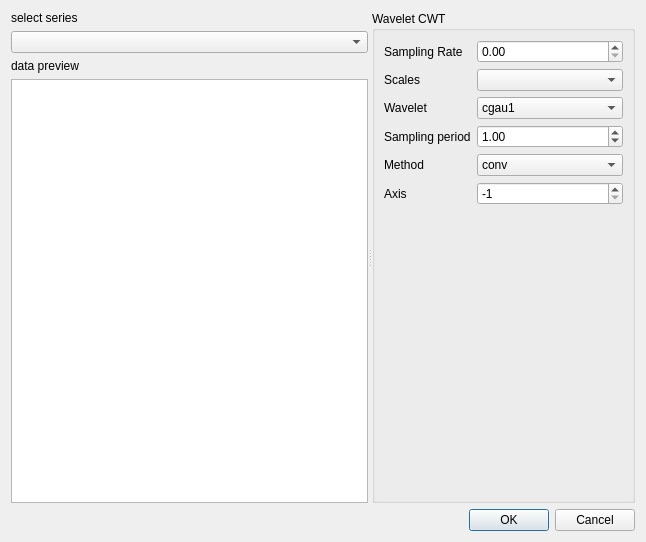
<?xml version="1.0" encoding="UTF-8"?>
<ui version="4.0">
 <class>DialogWaveletCWTSetting</class>
 <widget class="QDialog" name="DialogWaveletCWTSetting">
  <property name="geometry">
   <rect>
    <x>0</x>
    <y>0</y>
    <width>646</width>
    <height>542</height>
   </rect>
  </property>
  <property name="windowTitle">
   <string>Wavelet CWT</string>
  </property>
  <layout class="QVBoxLayout" name="verticalLayout_2">
   <item>
    <widget class="QSplitter" name="splitter">
     <property name="orientation">
      <enum>Qt::Horizontal</enum>
     </property>
     <widget class="QWidget" name="layoutWidget">
      <layout class="QVBoxLayout" name="verticalLayout">
       <item>
        <widget class="QLabel" name="label">
         <property name="text">
          <string>select series</string>
         </property>
        </widget>
       </item>
       <item>
        <widget class="DA::DADataManagerComboBox" name="comboBoxDataMgr"/>
       </item>
       <item>
        <widget class="QLabel" name="label_2">
         <property name="text">
          <string>data preview</string>
         </property>
        </widget>
       </item>
       <item>
        <widget class="QTableView" name="tableViewPreview"/>
       </item>
      </layout>
     </widget>
     <widget class="QGroupBox" name="groupBoxPeakAnalysis">
      <property name="title">
       <string>Wavelet CWT</string>
      </property>
      <layout class="QGridLayout" name="gridLayout">
       <item row="4" column="0">
        <widget class="QLabel" name="labelMethod">
         <property name="text">
          <string>Method</string>
         </property>
        </widget>
       </item>
       <item row="1" column="0">
        <widget class="QLabel" name="labelScales">
         <property name="text">
          <string>Scales</string>
         </property>
        </widget>
       </item>
       <item row="2" column="1" colspan="2">
        <widget class="QComboBox" name="comboBoxWavelet">
         <item>
          <property name="text">
           <string>cgau1</string>
          </property>
         </item>
         <item>
          <property name="text">
           <string>cgau2</string>
          </property>
         </item>
         <item>
          <property name="text">
           <string>cgau3</string>
          </property>
         </item>
         <item>
          <property name="text">
           <string>cgau4</string>
          </property>
         </item>
         <item>
          <property name="text">
           <string>cgau5</string>
          </property>
         </item>
         <item>
          <property name="text">
           <string>cgau6</string>
          </property>
         </item>
         <item>
          <property name="text">
           <string>cgau7</string>
          </property>
         </item>
         <item>
          <property name="text">
           <string>cgau8</string>
          </property>
         </item>
         <item>
          <property name="text">
           <string>cmor</string>
          </property>
         </item>
         <item>
          <property name="text">
           <string>fbsp</string>
          </property>
         </item>
         <item>
          <property name="text">
           <string>gaus1</string>
          </property>
         </item>
         <item>
          <property name="text">
           <string>gaus2</string>
          </property>
         </item>
         <item>
          <property name="text">
           <string>gaus3</string>
          </property>
         </item>
         <item>
          <property name="text">
           <string>gaus4</string>
          </property>
         </item>
         <item>
          <property name="text">
           <string>gaus5</string>
          </property>
         </item>
         <item>
          <property name="text">
           <string>gaus6</string>
          </property>
         </item>
         <item>
          <property name="text">
           <string>gaus7</string>
          </property>
         </item>
         <item>
          <property name="text">
           <string>gaus8</string>
          </property>
         </item>
         <item>
          <property name="text">
           <string>mexh</string>
          </property>
         </item>
         <item>
          <property name="text">
           <string>morl</string>
          </property>
         </item>
         <item>
          <property name="text">
           <string>shan</string>
          </property>
         </item>
        </widget>
       </item>
       <item row="0" column="1" colspan="2">
        <widget class="QDoubleSpinBox" name="doubleSpinBoxSamplingRate"/>
       </item>
       <item row="6" column="1">
        <spacer name="verticalSpacer">
         <property name="orientation">
          <enum>Qt::Vertical</enum>
         </property>
         <property name="sizeHint" stdset="0">
          <size>
           <width>20</width>
           <height>40</height>
          </size>
         </property>
        </spacer>
       </item>
       <item row="3" column="0">
        <widget class="QLabel" name="labelSamplingPeriod">
         <property name="text">
          <string>Sampling period</string>
         </property>
        </widget>
       </item>
       <item row="4" column="1" colspan="2">
        <widget class="QComboBox" name="comboBoxMethod">
         <item>
          <property name="text">
           <string>conv</string>
          </property>
         </item>
         <item>
          <property name="text">
           <string>fft</string>
          </property>
         </item>
        </widget>
       </item>
       <item row="2" column="0">
        <widget class="QLabel" name="labelWavelet">
         <property name="text">
          <string>Wavelet</string>
         </property>
        </widget>
       </item>
       <item row="0" column="0">
        <widget class="QLabel" name="labelSamplingRate">
         <property name="text">
          <string>Sampling Rate</string>
         </property>
        </widget>
       </item>
       <item row="3" column="1" colspan="2">
        <widget class="QDoubleSpinBox" name="doubleSpinBoxSamplingPeriod">
         <property name="value">
          <double>1.000000000000000</double>
         </property>
        </widget>
       </item>
       <item row="5" column="0">
        <widget class="QLabel" name="labelAxis">
         <property name="text">
          <string>Axis</string>
         </property>
        </widget>
       </item>
       <item row="5" column="1" colspan="2">
        <widget class="QSpinBox" name="spinBoxAxis">
         <property name="minimum">
          <number>-1</number>
         </property>
         <property name="value">
          <number>-1</number>
         </property>
        </widget>
       </item>
       <item row="1" column="1" colspan="2">
        <widget class="DA::DADataManagerComboBox" name="comboBoxScales"/>
       </item>
      </layout>
     </widget>
    </widget>
   </item>
   <item>
    <widget class="QDialogButtonBox" name="buttonBox">
     <property name="standardButtons">
      <set>QDialogButtonBox::Cancel|QDialogButtonBox::Ok</set>
     </property>
    </widget>
   </item>
  </layout>
 </widget>
 <customwidgets>
  <customwidget>
   <class>DA::DADataManagerComboBox</class>
   <extends>QComboBox</extends>
   <header>DADataManagerComboBox.h</header>
  </customwidget>
 </customwidgets>
 <resources/>
 <connections>
  <connection>
   <sender>buttonBox</sender>
   <signal>rejected()</signal>
   <receiver>DialogWaveletCWTSetting</receiver>
   <slot>reject()</slot>
   <hints>
    <hint type="sourcelabel">
     <x>589</x>
     <y>519</y>
    </hint>
    <hint type="destinationlabel">
     <x>338</x>
     <y>507</y>
    </hint>
   </hints>
  </connection>
 </connections>
</ui>
